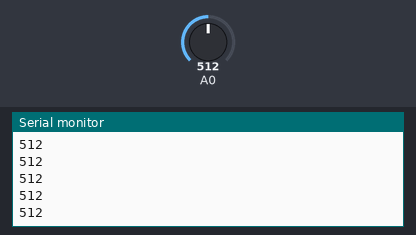
A sketch run on a simulated Arduino Uno, built with avr-gcc and run on an emulated ATmega328P. Shown: the last lines printed to the serial monitor. The inputs (shaded band) are chosen by the test bench; at power-on: A0 = 512.

Above: at 1.2 s.
1.3 s: A0 set to 716
At 1.31 s:
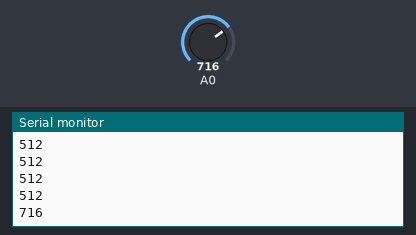
2.8 s: A0 set to 900
At 2.81 s:
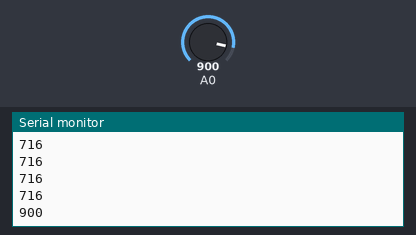
Timing chart, 0 to 5.8 s (numbered marks = the images above; inputs shaded):
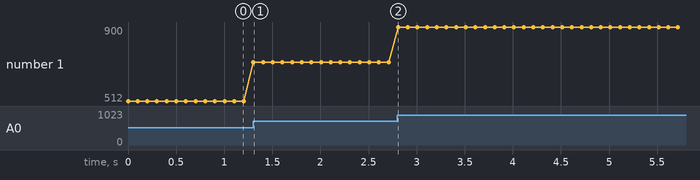

The sketch:

raw_read.ino
```cpp
#include <Arduino.h>

void setup() {
  // Initialize the serial port to send data back to the PC
  Serial.begin(115200);

  // set pin A0 as an input, so it can be read
  pinMode(A0, INPUT);
};

void loop() {
  // read the voltage on the input pin
  int sensor_value = analogRead(A0);

  // print out the value
  Serial.println(sensor_value);

  // wait 100 milliseconds
  delay(100);
}
```

Measured:
- after the input at 1.3 s, the serial monitor: prints a new line at once (image 1)
- after the input at 2.8 s, the serial monitor: prints a new line at once (image 2)
- plotted number 1: 512 → 716 after the input at 1.3 s, 716 → 900 after the input at 2.8 s
